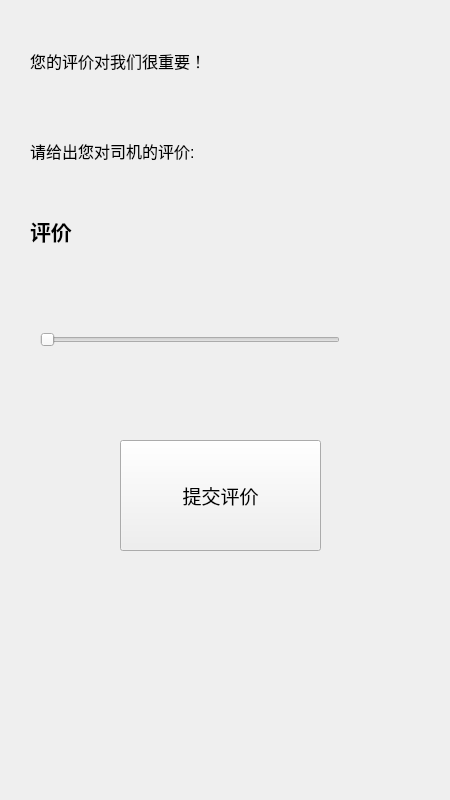
<?xml version="1.0" encoding="UTF-8"?>
<ui version="4.0">
 <class>evaluateview</class>
 <widget class="QWidget" name="evaluateview">
  <property name="geometry">
   <rect>
    <x>0</x>
    <y>0</y>
    <width>450</width>
    <height>800</height>
   </rect>
  </property>
  <property name="minimumSize">
   <size>
    <width>450</width>
    <height>800</height>
   </size>
  </property>
  <property name="maximumSize">
   <size>
    <width>450</width>
    <height>800</height>
   </size>
  </property>
  <property name="windowTitle">
   <string>Form</string>
  </property>
  <widget class="QLabel" name="ratingLabel">
   <property name="geometry">
    <rect>
     <x>30</x>
     <y>170</y>
     <width>281</width>
     <height>121</height>
    </rect>
   </property>
   <property name="font">
    <font>
     <family>Arial</family>
     <pointsize>16</pointsize>
     <weight>75</weight>
     <bold>true</bold>
    </font>
   </property>
   <property name="text">
    <string>评价</string>
   </property>
  </widget>
  <widget class="QSlider" name="ratingSlider">
   <property name="geometry">
    <rect>
     <x>40</x>
     <y>290</y>
     <width>300</width>
     <height>100</height>
    </rect>
   </property>
   <property name="maximum">
    <number>5</number>
   </property>
   <property name="orientation">
    <enum>Qt::Horizontal</enum>
   </property>
  </widget>
  <widget class="QPushButton" name="submitButton">
   <property name="geometry">
    <rect>
     <x>120</x>
     <y>440</y>
     <width>201</width>
     <height>111</height>
    </rect>
   </property>
   <property name="font">
    <font>
     <family>Arial</family>
     <pointsize>14</pointsize>
    </font>
   </property>
   <property name="text">
    <string>提交评价</string>
   </property>
  </widget>
  <widget class="QLabel" name="label">
   <property name="geometry">
    <rect>
     <x>30</x>
     <y>10</y>
     <width>441</width>
     <height>101</height>
    </rect>
   </property>
   <property name="font">
    <font>
     <family>Arial</family>
     <pointsize>12</pointsize>
    </font>
   </property>
   <property name="text">
    <string>您的评价对我们很重要！</string>
   </property>
  </widget>
  <widget class="QLabel" name="label_2">
   <property name="geometry">
    <rect>
     <x>30</x>
     <y>100</y>
     <width>441</width>
     <height>101</height>
    </rect>
   </property>
   <property name="font">
    <font>
     <family>Arial</family>
     <pointsize>12</pointsize>
    </font>
   </property>
   <property name="text">
    <string>请给出您对司机的评价:</string>
   </property>
  </widget>
 </widget>
 <resources/>
 <connections/>
</ui>
